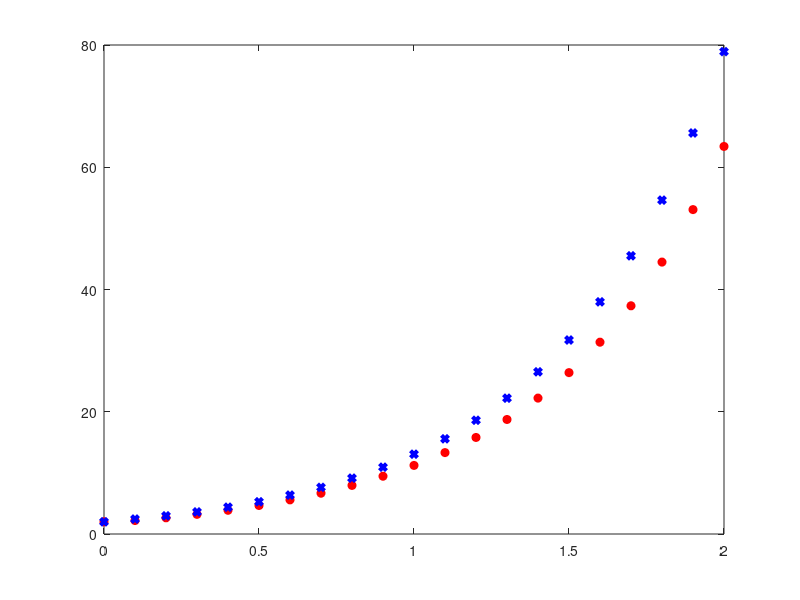

Here is the MATLAB script that generated this plot: (Note: this script raises an error after producing the figure.)
h=0.1;
%显式Adams
y=2;Y1=[2,2.2];%y1=y0+hy0=2.2
for i=2:20
    y=Y1(i)+0.5*h*(3*(2*Y1(i)-3*(0.1*(i-1)).^2)-2*Y1(i-1)+3*(0.1*(i-2)).^2);
    Y1=[Y1,y];
end
x=[0:0.1:2];
plot(x,Y1,'ro','MarkerFaceColor','r');
hold on;
%隐式Adams
y=2;Y2=[2];
for i=1:20
    y=((1+0.1)*y-1.5*h*((0.1*(i-1)).^2+(0.1*i).^2))/(1-h);
    Y2=[Y2,y];
end
plot(x,Y2,'bx','MarkerSize',5,'LineWidth',3);
hold on;
%精确解
syms y(t) t
dy=diff(y,t);
ode=dy==2*y-3*t.^2;
conds=y(0)==2;
ysol=dsolve(ode,conds);
y_sol=matlabFunction(ysol);
t=linspace(0,2,1000);
y_vals=y_sol(t);
plot(t,y_vals,'k','LineWidth',1);
legend('显式Adams','隐式Adams','精确解');
xlabel('x');
ylabel('y');
title('Adams数值解与精确解对比');
xticks(0:0.1:2);

Y3=[];
for i=0:0.1:2
    y=y_sol(i);
    Y3=[Y3,y];
end
Y=[Y1',Y2',Y3'];
